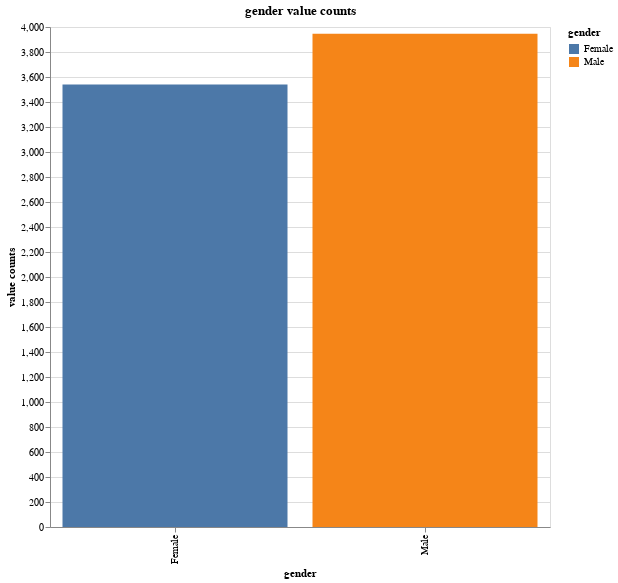

The notebook cell saved with this chart:
### Markdown cell above
## `gender` 
The gender of the individual, with values "Male" or "Female". This is a nominal variable

The most populated group is `Male`

![image.png](attachment:37834b45-82bb-4b5a-bd84-ad81eba6cf89.png)

### Code cell
df.group_by('gender').len().rename({'len':'value counts'}).plot.bar(x='gender', y='value counts', color='gender').properties(width=500, height=500, title="gender value counts")

### Figure 1 — Vega-Lite specification as saved in the notebook (floating-point values rounded to 4 significant figures)
{"config": {"view": {"continuousWidth": 300, "continuousHeight": 300}}, "data": {"name": "data-c8f0acc239ee1bf880b686e87e75e1e4"}, "mark": {"type": "bar", "tooltip": true}, "encoding": {"color": {"field": "gender", "type": "nominal"}, "x": {"field": "gender", "type": "nominal"}, "y": {"field": "value counts", "type": "quantitative"}}, "height": 500, "params": [{"name": "param_3", "select": {"type": "interval", "encodings": ["x", "y"]}, "bind": "scales"}], "title": "gender value counts", "width": 500, "$schema": "https://vega.github.io/schema/vega-lite/v5.20.1.json", "datasets": {"data-c8f0acc239ee1bf880b686e87e75e1e4": [{"gender": "Female", "value counts": 3541}, {"gender": "Male", "value counts": 3947}]}}
